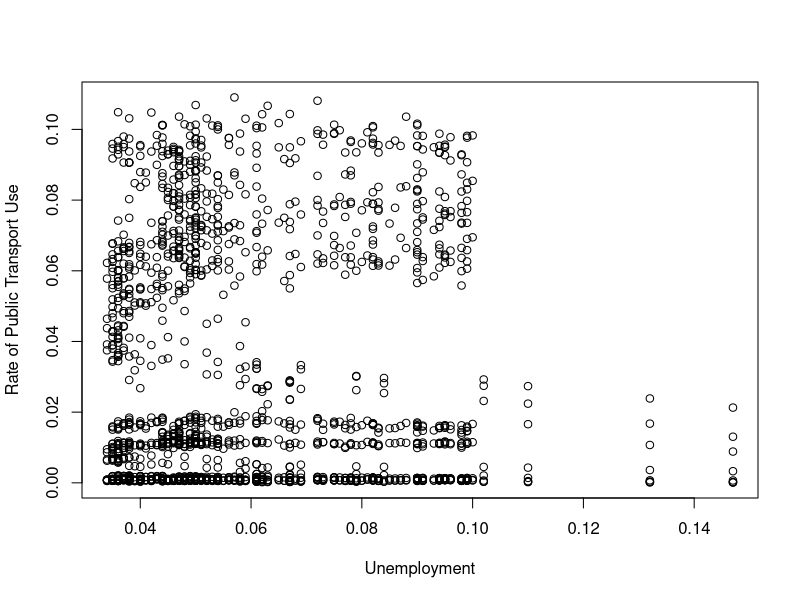
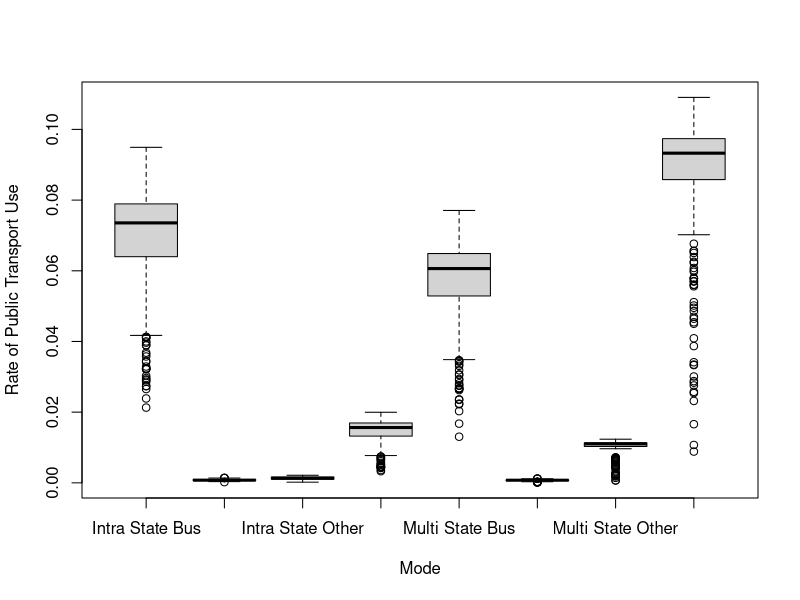
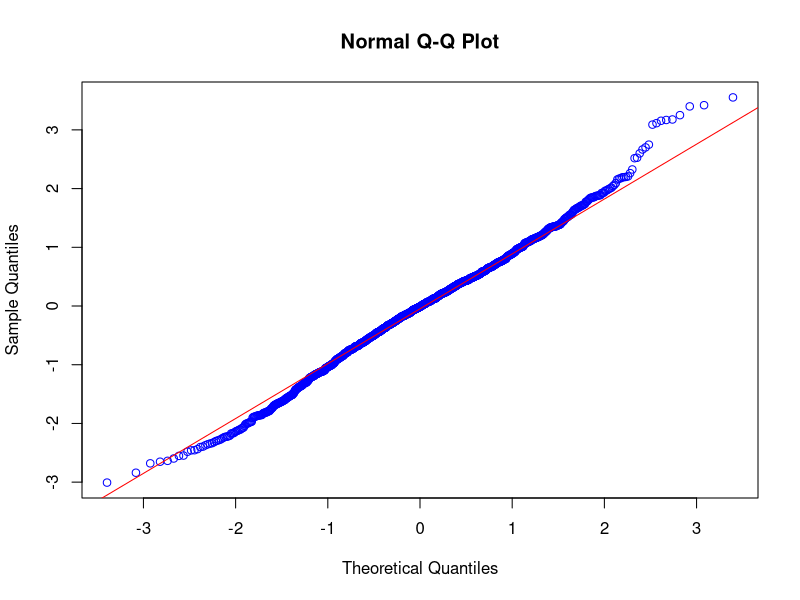
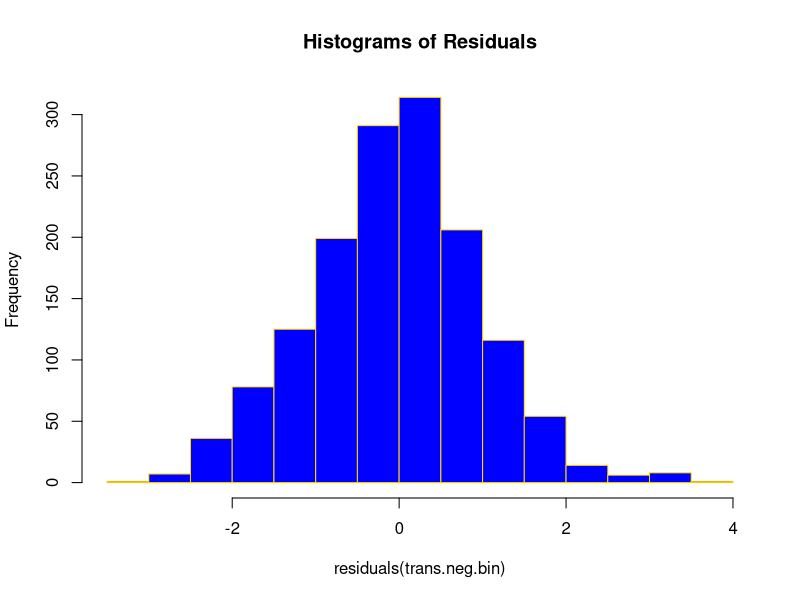

The R source for these figures, in order:
library(MASS)
library(tidyverse)
library(ggplot2)
setwd('~/Desktop/ISYE6414/public-transport-forecast')

transport <- read.table('./data/final_transportation.csv', sep = ',', header = TRUE)[,-1]
transport$Mode <- as.factor(transport$Mode)
transport$Season <- as.factor(transport$Season)
transport$Date <- as.Date(transport$Date)

transport.3yr <- transport[transport$Date > '2019-12-31',]
transport.15yr <- transport[transport$Date <= '2019-12-31',]
plot(pubRate~Unemployment, xlab = 'Unemployment', ylab = 'Rate of Public Transport Use', data = transport)
boxplot(pubRate~Mode, xlab = 'Mode', ylab = 'Rate of Public Transport Use', data = transport)

trans.pois <- glm(UPT ~ Season + Mode + RE + Unemployment + WTI + AutoSales + CPI + CPIcn + CPIcu + offset(log(population)), data = transport.15yr, family = 'poisson')
summary(trans.pois)
trans.mlr <- lm(UPT ~ Season + Mode + RE + Unemployment + WTI + AutoSales + CPI + CPIcn + CPIcu, data = transport)
summary(trans.mlr)

#GOF
devi.std <- deviance(trans.pois)
devi.std.p <- 1 - pchisq(devi.std, 1790)
round(c(devi.std, devi.std.p), 2)

pears <- residuals(trans.pois, type = 'pearson')
pearson <- sum(pears^2)
pears.p <- 1 - pchisq(pearson, 1790)
round(c(pearson, pears.p), 2)

#Outliers
dev.resid <- residuals(trans.pois, type = 'deviance')
outliers <- which(abs(dev.resid)>qnorm(0.99995))
length(outliers)

#Overdispersion
wdf <- trans.pois$df.residual
overdispersion <- trans.pois$deviance / wdf
overdispersion

#Quasi-Poisson
trans.quasi <- glm(UPT ~ Season + Mode + RE + Unemployment + WTI + AutoSales + CPI + CPIcn + CPIcu, offset = offset(log(population)), data = transport.15yr, family = 'quasipoisson')
#Negative Binomial
trans.neg.bin <- glm.nb(UPT ~.-pubRate - Date - population, data = transport.15yr, link = log, init.theta = 5)
summary(trans.quasi)
summary(trans.neg.bin)

# GOF Quasi-Poisson & Negative Binomial
with(trans.quasi, cbind(res.deviance = deviance, df = df.residual, p = 1 - pchisq(deviance, df.residual)))
with(trans.neg.bin, cbind(res.deviance = deviance, df = df.residual, p = 1 - pchisq(deviance, df.residual)))

#Plots
qqnorm(residuals(trans.neg.bin), col = 'blue')
qqline(residuals(trans.neg.bin), col = 'red')
hist(residuals(trans.neg.bin), nclass = 20, col = 'blue', border = 'gold', main = 'Histograms of Residuals')

# Predictions
mse <- function(pred, data){
  round(mean((pred - data)^2), 4)
}
mae <- function(pred, data) {
  round(mean(abs(pred - data)), 4)
}
mape <- function(pred, data) {
  round(mean(abs(pred - data) / abs(data)), 4)
}
pm <- function(pred, data) {
  round(sum((pred - data)^2) / sum((data - mean(data))^2), 4)
}
prediction <- function(model, test) {
  pred <- predict(model, test, type = 'response')
  test.pred <- pred
  pred.metrics <- c(
    mse(test.pred, test$UPT),
    mae(test.pred, test$UPT),
    mape(test.pred, test$UPT),
    pm(test.pred, test$UPT)
  )
  return(pred.metrics)
}
## prepare data for prediction
clean <- transport[-c(1, 13)]
n <- nrow(clean)
## Poisson Monte-Carlo
set.seed(6414)
poisson.meas <- matrix(0,4,100)
for (i in 1:100) {
  sample.size <- floor(0.8*n)
  sample.obs <- sample(seq_len(n), size = sample.size)
  train.pois.curr <- clean[sample.obs,]
  test.pois.curr <- clean[-sample.obs,]
  pois.train <- glm(UPT ~. + offset(log(population)), data = train.pois.curr, family = 'poisson')
  poisson.meas[,i] <- prediction(pois.train, test.pois.curr)
}
pois.res <- round(apply(poisson.meas, 1, mean), 4)
## Quasi-Poisson Monte-Carlo
set.seed(6414)
quasi.meas <- matrix(0,4,100)
for (i in 1:100) {
  sample.size <- floor(0.8*n)
  sample.obs <- sample(seq_len(n), size = sample.size)
  train.quasi.curr <- clean[sample.obs,]
  test.quasi.curr <- clean[-sample.obs,]
  quasi.train <- glm(UPT ~. - population, offset = offset(log(population)), data = train.pois.curr, family = 'quasipoisson')
  quasi.meas[,i] <- prediction(quasi.train, test.quasi.curr)
}
quasi.res <- round(apply(quasi.meas, 1, mean), 4)
quasi.res

## Negative Binomial Monte-Carlo
set.seed(6414)
neg.bin.meas <- matrix(0,4,100)
for (i in 1:100) {
  sample.size <- floor(0.8*n)
  sample.obs <- sample(seq_len(n), size = sample.size)
  train.neg.bin.curr <- clean[sample.obs,]
  test.neg.bin.curr <- clean[-sample.obs,]
  neg.bin.train <- glm.nb(UPT ~., data = train.neg.bin.curr, link = log, init.theta = 5)
  neg.bin.meas[,i] <- prediction(neg.bin.train, test.neg.bin.curr)
}
neg.bin.res <- round(apply(neg.bin.meas, 1, mean), 4)
neg.bin.res

pred.results <- cbind.data.frame(pois.res, quasi.res, neg.bin.res)
pred.results$metric <- c('MSE', 'MAE', 'MAPE', 'PM')
colnames(pred.results) <- c('Poisson', 'Quasi-Poisson', 'Negative Binomial', 'Metrics')

pred.results
